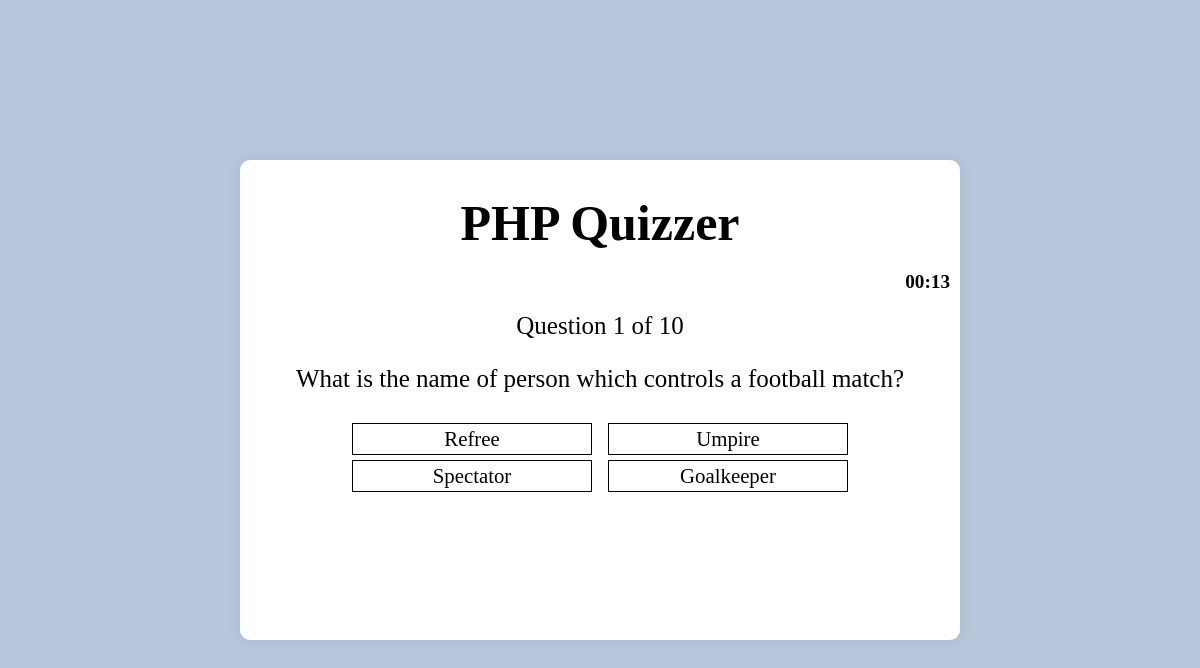
Screenshot of /phpAccount/question.php?n=10 with the database file from the repository.
### tables this page shows
CREATE TABLE `questions` (
  `question_number` int(11) NOT NULL,
  `text` text NOT NULL
);

CREATE TABLE `choices` (
  `id` int(11) NOT NULL,
  `question_number` int(11) NOT NULL,
  `is_correct` tinyint(1) NOT NULL DEFAULT 0,
  `text` text NOT NULL
);

### phpAccount/question.php (the view, shortened to what this page needs)
<?php include 'database.php'; ?>
<?php
$number = (int) $_GET['n'];
$query ="SELECT * FROM `questions`";
    $results = $mysqli->query ($query) or die ($mysqli->error.__LINE__);
    $total = $results->num_rows;
    $query ="SELECT *FROM `questions`
                WHERE question_number = $number";
    $result = $mysqli->query($query) or die ($mysqli->error.__LINE__);
    $question  = $result->fetch_assoc();
        $query = "SELECT * FROM `choices`
         WHERE question_number = $number";
         $choices = $mysqli->query($query) or die ($mysqli->error.__LINE__);
?>
<html>
     <head>
     <link rel="stylesheet" type="text/css" href="style8.css">
</head>
<body>
         <div class="container">
            <h1 style="margin-bottom: 0;">PHP Quizzer</h1>
            <div style="margin-top: 0;" class="timer-container">
             <div class="timer">
             <p style="display: flex;justify-content: flex-end;align-content: center;margin-right: 10px;font-size: 1.2rem;font-weight:bold; background: white;">00:<span id="countdown">15</span></p>
         </div>
     </div>
             <div class="current">Question <?=$_SESSION['index'] +1 ?> of <?php echo $total; ?></div>
             <p class="question">
                <?php
                echo $question['text'];
                ?>
             </p>
             <form method="post" action="process.php">
                 <div class="choices">
                    <?php while($row = $choices->fetch_assoc()):
                        ?>
                     <div><label for="<?php echo $row['id']; ?>"><?php echo $row['text'] ?></label><input name="choice" type="radio" id="<?php echo $row['id']; ?>"  value="<?php echo $row['id']; ?>"/></div>
                 <?php endwhile; ?>
                 </div>
             </form>
         </div>
 </body>
 </html>

### phpAccount/style8.css (style rules this page uses)
* { box-sizing: border-box; }
body { background-color:#b8c6db; align-items:center; justify-content: center; height: 100vh; overflow: hidden; margin: 0; display: flex; }
.container { background-color: white; border-radius: 10px; box-shadow: 0 0 10px 2px rgba(100,100,100, 0.1); width: 60%; overflow: hidden; text-align: center; height: 60%; font-size: 25px; }
label { border: 1px solid black; margin-top: 5px; cursor: pointer; display: block; width: 15rem; height: 2rem; display: flex; justify-content: center; align-items: center; font-size: 1.3rem; }
form { display: flex; flex-direction: column; justify-content: center; align-items: center; }
.choices { display: grid; grid-template-columns: auto auto; grid-column-gap: 1rem; }

### rows the page displays
questions: text "What is the name of person which controls a football match?"
choices: text "Refree"
choices: text "Umpire"
choices: text "Spectator"
choices: text "Goalkeeper"

### other values shown
$_SESSION['index'] +1 "1"
$total "10"
